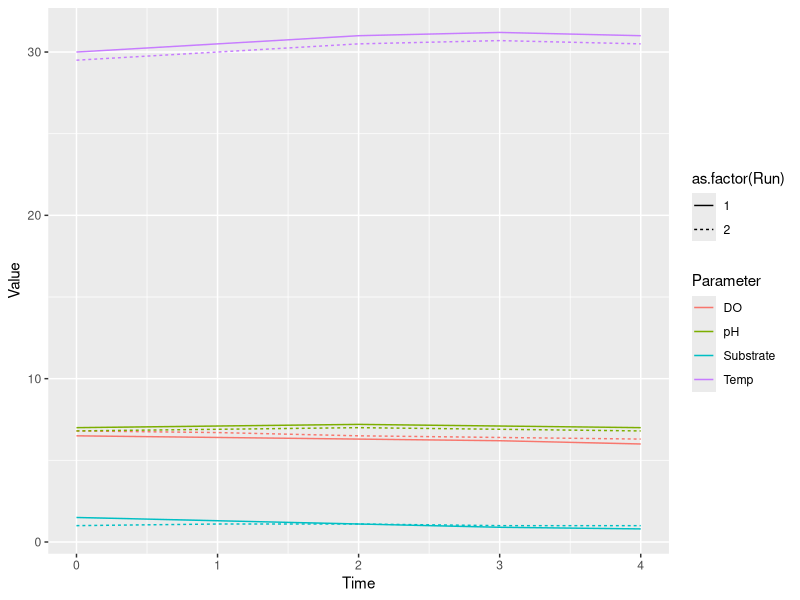
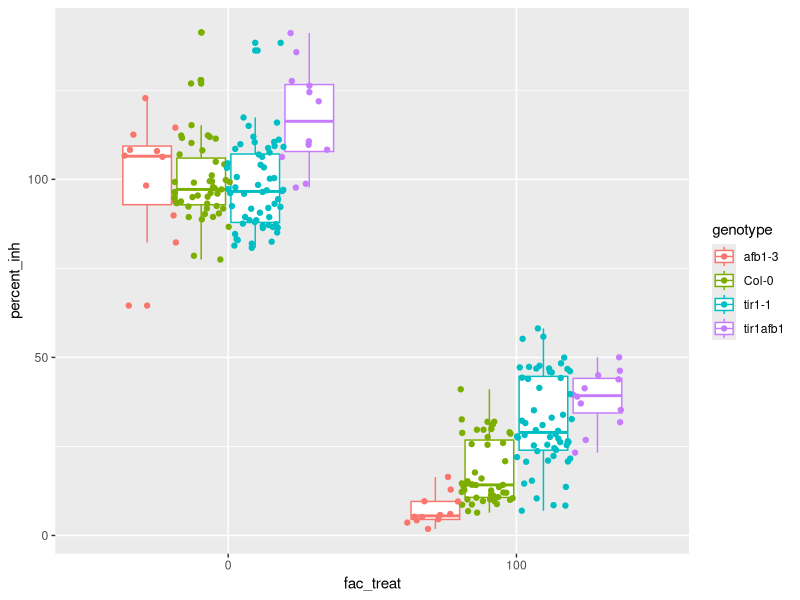

Here is the R script that generated these plots, in order:
## ---- chunk 1
library(tidyverse)
library(readxl)
## ---- chunk 2
# Load libraries
library(tidyverse)

# Import data
bioreactor <-
  read_csv("data/bioreactor_readings.csv")
experiment <-
  read_csv("data/experiment_info.csv")

head(bioreactor)
head(experiment)

## ---- chunk 3
# 2. Pivot longer: Tidy the bioreactor data
bioreactor_long <- bioreactor %>%
  pivot_longer(cols = Temp:Substrate, 
               names_to = "Parameter", 
               values_to = "Value")

# This would allow us to plot both parameters on the same plot

ggplot(data = bioreactor_long, 
       mapping = aes(x = Time, 
                     y = Value, 
                     color = Parameter, 
                     linetype = as.factor(Run))) + 
  geom_line()
## ---- chunk 4
bioreactor_wide <- bioreactor_long %>%
  pivot_wider(names_from = Parameter, values_from = Value)

## ---- chunk 5
# 3. Join datasets by 'Run'
merged_data <- bioreactor_wide %>%
  left_join(experiment, by = "Run")

## ---- chunk 6
# 4. Group and summarize by 'Feed'
summary_stats <- merged_data %>%
  group_by(Feed) %>%
  summarize(mean_Temp = mean(Temp, na.rm = TRUE),
            sd_Temp   = sd(Temp, na.rm = TRUE),
            mean_pH   = mean(pH, na.rm = TRUE),
            sd_pH     = sd(pH, na.rm = TRUE), 
            max_Subs  = max(Substrate, na.rm = TRUE), 
            min_Subs  = min(Substrate, na.rm = TRUE))

# View summary statistics
print(summary_stats)
## ---- chunk 7
root_growth_inh_0 <- read_xlsx("data/elife-54740-fig1-figsupp3-data1-v2_data-only_tir1afb1.xlsx", sheet = "Primary Root Growth Inh EtOH", skip = 1)
root_growth_inh_20 <- read_xlsx("data/elife-54740-fig1-figsupp3-data1-v2_data-only_tir1afb1.xlsx", sheet = "Primary Root Growth Inh 20 nM", skip = 1)
root_growth_inh_100 <- read_xlsx("data/elife-54740-fig1-figsupp3-data1-v2_data-only_tir1afb1.xlsx", sheet = "Primary Root Growth Inh 100 nM", skip = 1)
root_growth_inh_500 <- read_xlsx("data/elife-54740-fig1-figsupp3-data1-v2_data-only_tir1afb1.xlsx", sheet = "Primary Root Growth Inh 500 nM", skip = 1)
## ---- chunk 8
root_growth_plonger <- function(data){
  data |> 
  pivot_longer(cols = -line, 
               names_to = "genotype", 
               values_to = "root_growth_mm") %>%
  mutate(batch = str_extract(genotype, "\\s(.*)$")) %>%
  mutate(batch = str_remove_all(batch, "\\s")) %>%
  mutate(genotype = str_remove(genotype, "\\s.*")) %>%
  mutate(batch = if_else(is.na(batch), "a", batch)) %>%
  na.omit()
}
## ---- chunk 9
root_growth_inh_0 <- root_growth_plonger(root_growth_inh_0)
root_growth_inh_0$treatment <- 0

root_growth_inh_20 <- root_growth_plonger(root_growth_inh_20)
root_growth_inh_20$treatment <- 20

root_growth_inh_100 <- root_growth_plonger(root_growth_inh_100)
root_growth_inh_100$treatment <- 100

root_growth_inh_500 <- root_growth_plonger(root_growth_inh_500)
root_growth_inh_500$treatment <- 500

root_growth_inh <- bind_rows(root_growth_inh_0, 
                             root_growth_inh_20, 
                             root_growth_inh_100, 
                             root_growth_inh_500)

root_growth_inh %>% group_by(batch) %>% 
  mutate(percent_inh = root_growth_mm / 
           mean(root_growth_mm[genotype == "Col-0" & treatment == 0]) * 100) ->
  root_growth_inh
## ---- chunk 10
root_growth_inh_aov <- aov(percent_inh ~ genotype*treatment + batch, data = root_growth_inh)
summary(root_growth_inh_aov)

root_growth_inh$fac_treat <- as.factor(root_growth_inh$treatment)
root_growth_inh_aov <- aov(percent_inh ~ genotype*fac_treat + batch, data = root_growth_inh)
summary(root_growth_inh_aov)
root_growth_inh_aov.HSD <- broom::tidy(TukeyHSD(root_growth_inh_aov))
root_growth_inh_aov.HSD[which(root_growth_inh_aov.HSD$adj.p.value < 0.05),]
## ---- chunk 11
root_growth_inh %>% filter(genotype != "tir1-10") %>%
  filter(treatment %in% c(0,100)) %>%
  mutate(TIR1 = !str_detect(genotype, "tir1"), 
                            AFB1 = !str_detect(genotype, "afb1")) ->
  root_growth_inh
## ---- chunk 12
root_growth_inh.int <- aov(percent_inh ~ TIR1*AFB1*treatment, data = root_growth_inh)
summary(root_growth_inh.int)
## ---- chunk 13
root_growth_inh.int <- aov(percent_inh ~ TIR1*AFB1*fac_treat, data = root_growth_inh)
summary(root_growth_inh.int)
## ---- chunk 14
ggplot(data = root_growth_inh, aes(x = fac_treat, y = percent_inh, color = genotype)) + 
  geom_boxplot() + geom_point(position = position_jitterdodge(jitter.width = 0.2))
## ---- chunk 15
root_growth_inh0.int <- aov(percent_inh ~ TIR1*AFB1, data = filter(root_growth_inh, treatment == 0))
summary(root_growth_inh0.int)
## ---- chunk 16
root_growth_inh100.int <- aov(percent_inh ~ TIR1*AFB1, data = filter(root_growth_inh, treatment == 100))
summary(root_growth_inh100.int)
